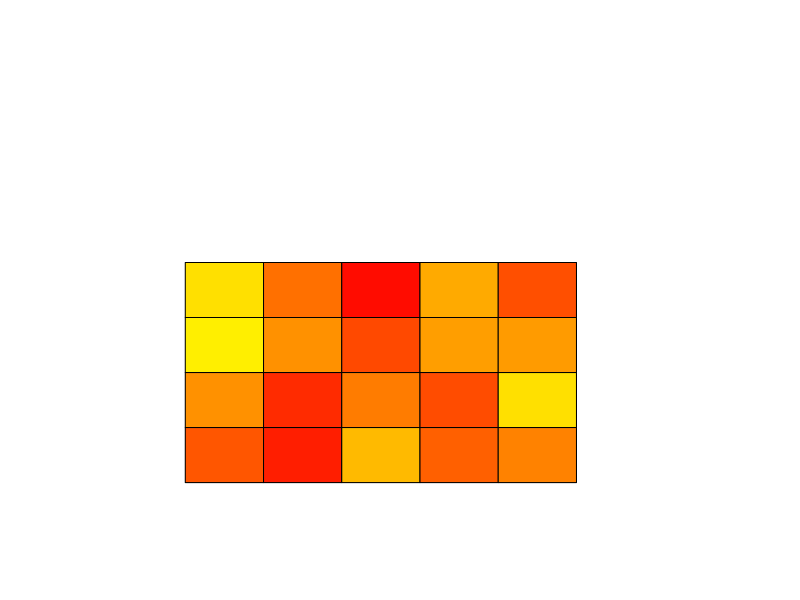

Here is the R script that generated this plot:
rm(list=ls())
library(dichromat)

heat_map <- function(m){
  Xlength<- ncol(m)
  Ylength <- nrow(m)

  plot(c(0,Xlength+3),c(0,Ylength+3),type="n",axes="FALSE",ann="FALSE")
  colfun= colorRampPalette(c("red","yellow"))
  colors=colfun(101)
  maxColorSize=100
  z=1
  for(i in Ylength:1){
    for( j in 1:Xlength){
          x=m[z,j]
          print(paste("x=>", x))
          x_coord=c(j,j+1,j+1,j)
          print(paste("x_coord=>",x_coord))
          y_coord=c(i,i,i-1,i-1)
          print(paste("y_coord=>",y_coord))
          polygon(x_coord,y_coord,col=colors[round(x*maxColorSize)+1])
          # text(x_coord,y_coord,lables=i*j)
    }
    z=z+1
  }}

row_num=4
col_num=5
ml= matrix(runif(row_num* col_num),row_num,col_num)
heat_map(ml)
